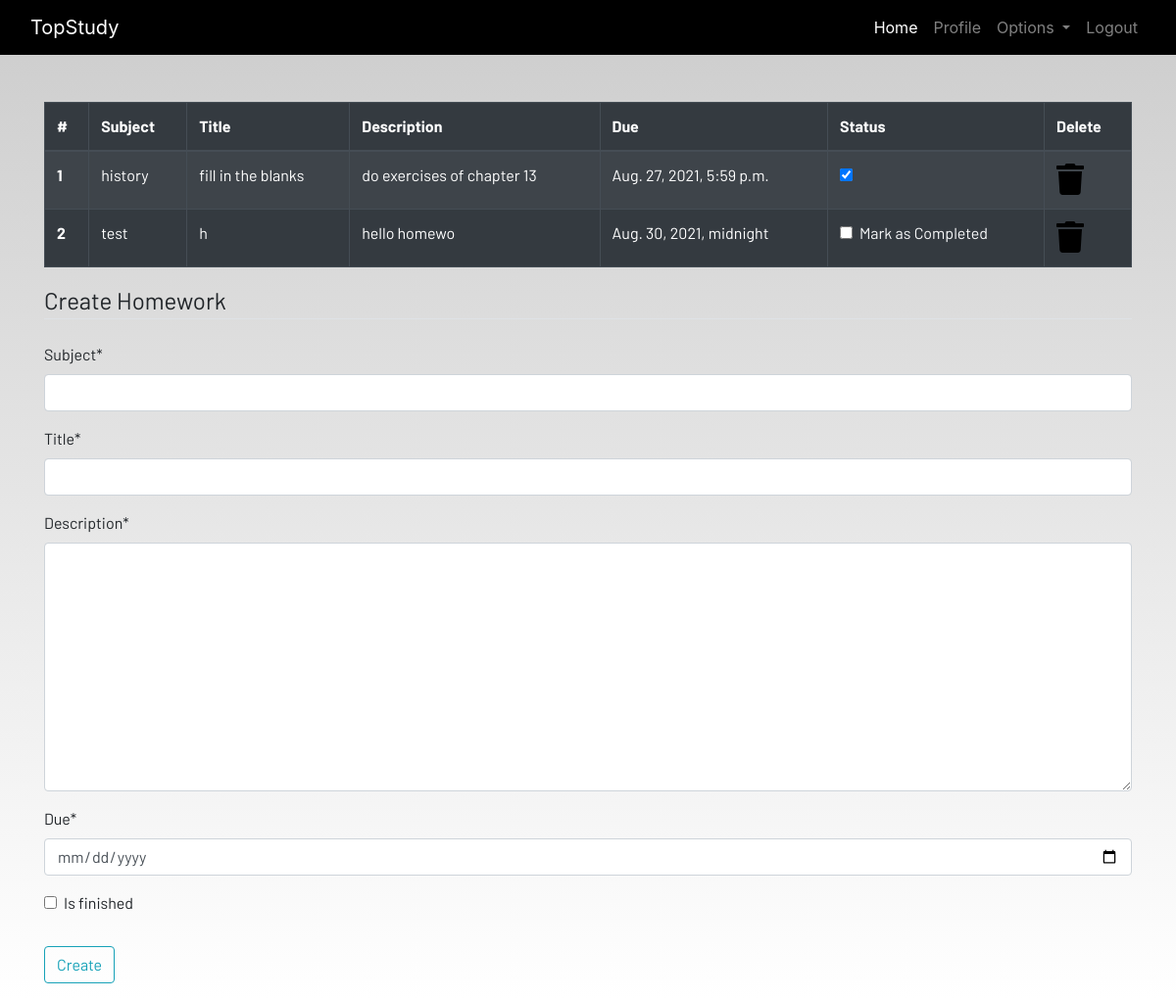
The page /homework (signed in) on the database its author committed.
### dashboard/models.py (models this page shows, shortened)
class Homework(models.Model):
    user = models.ForeignKey(User,on_delete=models.CASCADE)
    subject = models.CharField(max_length=50)
    title = models.CharField(max_length=100)
    description = models.TextField()
    due = models.DateTimeField()
    is_finished = models.BooleanField(default=False)

### dashboard/views.py (the view)
# urls.py: path('homework',views.homework,name ="homework"),
@login_required
def homework(request):
    if request.method == 'POST':
        form = HomeworkForm(request.POST)
        if form.is_valid():
            try:
                finished = request.POST['is_finished']
                if finished == 'on':
                    finished = True
                else:
                    finished =False
            except:
                finished = False
            homeworks = Homework(
                user = request.user,
                subject = request.POST['subject'],
                title = request.POST['title'],
                description = request.POST['description'],
                due = request.POST['due'],
                is_finished = finished
            )
            homeworks.save()
            messages.success(request,f'Homework added from {request.user.username}!!')
    else:
        form = HomeworkForm()
    homeworks  = Homework.objects.filter(user = request.user)
    if len(homeworks) == 0:
        homework_done = True
    else:
        homework_done = False
    context = {'homeworks':homeworks ,
    'homework_done' :homework_done,
    'form':form,}
    return render(request ,'dashboard/homework.html',context)

### dashboard/forms.py
class HomeworkForm(forms.ModelForm):
    class Meta:
        model = Homework
        widgets = {'due':DateInput()}
        fields = ['subject','title','description','due','is_finished']

### dashboard/templates/dashboard/homework.html (shortened to what this page needs)
{% extends 'dashboard/base.html' %}
{% load static %}
{% load crispy_forms_tags %}
{% block content %}
<div class="container">
    {% if not homework_done %}
    <table class="table table-striped table-bordered table-hover table-dark">
        <thead>
            <tr>
                <th scope="col">#</th>
                <th scope="col">Subject</th>
                <th scope="col">Title</th>
                <th scope="col">Description</th>
                <th scope="col">Due</th>
                <th scope="col">Status</th>
                <th scope="col">Delete</th>
            </tr>
        </thead>
        <tbody>
            {% for homework in homeworks %}
            <tr>
                <th scope="row">{{forloop.counter}}</th>
                <td>{{homework.subject}}</td>
                <td>{{homework.title}}</td>
                <td>{{homework.description}}</td>
                <td>{{homework.due}}</td>
                <td>
                    <a href="{% url 'update_homework' homework.id %}">
                        <div class="form-check">
                            {% if homework.is_finished %}
                                <input class="form-check-input" type="checkbox" value="" checked>
                            {% else %}
                                <input class="form-check-input" type="checkbox" value="">
                            <label class="form-check-label text-light" for="flexCheckDefault">
                                Mark as Completed
                            </label>
                            {% endif %}
                        </div>
                    </a>
                </td>
                <td><a href="{% url 'delete_homework' homework.id %}"><i class="fa fa-trash fa-2x"></i></a></td>
            </tr>
            {% endfor %}
        </tbody>
    </table>
    {% else %}
    <h4>All homeworks are completed!! Create to have more!!</h4>
    {% endif %}
</div>
<div class=" container">
    <form method="POST">
        <fieldset class="form-group">
            <legend class="border-bottom mb-4">Create Homework</legend>
            {{form|crispy}}
        </fieldset>
        <div class="form-group">
            <button href="" class="btn btn-outline-info" type="submit">
                Create
            </button>
        </div>
    </form>
</div>
{% endblock content %}

### static/css/main.css (style rules this page uses)
html { scroll-behavior: smooth; height: 100%; width: 100%; }
a { text-decoration: none !important; color: black; }
html, body { max-width: 100%; overflow-x: hidden; height: 100%; width: 100%; }
body { background: linear-gradient(rgba(0, 0, 0, 0.2), rgba(255, 255, 255, 0.5)); overflow-x: hidden; background-repeat: no-repeat; }
.fa { color: black; }

### rows shown on the page
Homework: subject "history", title "fill in the blanks", description "do exercises of chapter 13", due "Aug. 27, 2021, 5:59 p.m."
Homework: subject "test", title "h", description "hello homewo", due "Aug. 30, 2021, midnight"
